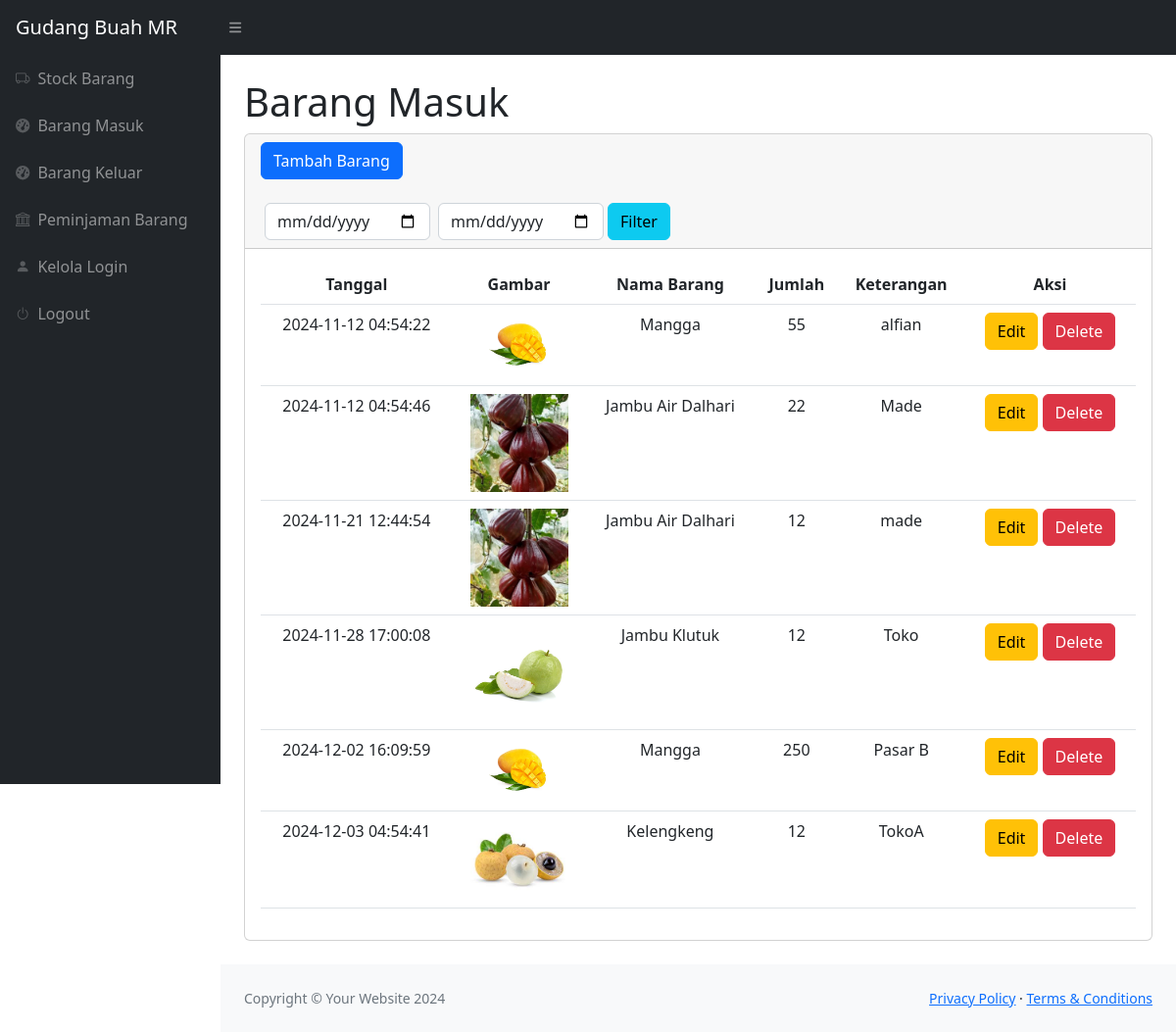
The page /masuk.php (signed in) on the database its author committed.
### tables this page shows
CREATE TABLE `masuk` (
  `idmasuk` int(11) NOT NULL,
  `idbarang` int(11) NOT NULL,
  `tanggal` timestamp NOT NULL DEFAULT current_timestamp(),
  `keterangan` varchar(255) NOT NULL,
  `qty` int(11) NOT NULL
);

CREATE TABLE `stock` (
  `idbarang` int(11) NOT NULL,
  `namabarang` varchar(255) NOT NULL,
  `deskripsi` varchar(255) NOT NULL,
  `stock` int(11) NOT NULL,
  `image` varchar(255) DEFAULT NULL
);

### masuk.php (the view, shortened to what this page needs)
<?php
require 'function.php';
?>
<!DOCTYPE html>
<html lang="en">
<head>
    <link rel="stylesheet" href="https://cdn.datatables.net/2.1.8/css/dataTables.dataTables.css" />
    <link rel="stylesheet" href="https://cdn.jsdelivr.net/npm/bootstrap-icons@1.11.3/font/bootstrap-icons.min.css">
    <link href="css/styles.css" rel="stylesheet" />
</head>
<body class="sb-nav-fixed">
    <nav class="sb-topnav navbar navbar-expand navbar-dark bg-dark">
        <a class="navbar-brand ps-3" href="index.php">Gudang Buah MR</a>
        <button class="btn btn-link btn-sm order-1 order-lg-0 me-4 me-lg-0" id="sidebarToggle" href="#!"><i class="fas fa-bars"></i></button>
    </nav>
    <div id="layoutSidenav">
        <div id="layoutSidenav_nav">
            <nav class="sb-sidenav accordion sb-sidenav-dark" id="sidenavAccordion">
                <div class="sb-sidenav-menu">
                    <div class="nav">
                        <a class="nav-link" href="index.php">
                            <div class="sb-nav-link-icon"><i class="bi bi-truck"></i></div>
                            Stock Barang
                        </a>
                        <a class="nav-link" href="masuk.php">
                            <div class="sb-nav-link-icon"><i class="fas fa-tachometer-alt"></i></div>
                            Barang Masuk
                        </a>
                        <a class="nav-link" href="keluar.php">
                            <div class="sb-nav-link-icon"><i class="fas fa-tachometer-alt"></i></div>
                            Barang Keluar
                        </a>
                        <a class="nav-link" href="peminjaman.php">
                            <div class="sb-nav-link-icon"><i class="bi bi-bank"></i></div>
                            Peminjaman Barang
                        </a>
                        <a class="nav-link" href="admin.php">
                            <div class="sb-nav-link-icon"><i class="bi bi-person-fill"></i></div>
                            Kelola Login
                        </a>
                        <a class="nav-link" href="logout.php">
                            <div class="sb-nav-link-icon"><i class="bi bi-power"></i></div>
                            Logout
                        </a>
                    </div>
                </div>
            </nav>
        </div>
        <div id="layoutSidenav_content">
            <main>
                <div class="container-fluid px-4">
                    <h1 class="mt-4">Barang Masuk</h1>
                    <div class="card mb-4">
                    <div class="card-header">
                            <button type="button" class="btn btn-primary" data-bs-toggle="modal" data-bs-target="#myModal">
                                Tambah Barang
                            </button>
                            <br>
                            <div class="row mt-4">
                                <div class="col-3">
                                    <form method="post" class="d-flex align-items-center">
                                        <input type="date" name="tgl_mulai" class="form-control mx-1">
                                        <input type="date" name="tgl_selesai" class="form-control mx-1">
                                        <button type="submit" name="filter_tgl" class="btn btn-info">Filter</button>
                                    </form>
                                </div>
                            </div>
                    </div>
                    <div class="card-body">
                        <table id="datatablesSimple" class="table">
                            <thead>
                                <tr>
                                    <th class="text-center">Tanggal</th>
                                    <th class="text-center">Gambar</th>
                                    <th class="text-center">Nama Barang</th>
                                    <th class="text-center">Jumlah</th>
                                    <th class="text-center">Keterangan</th>
                                    <th class="text-center">Aksi</th>
                                </tr>
                            </thead>
                            <tbody>
                                <?php
                                if(isset($_POST['filter_tgl'])){
                                    $mulai =  $_POST['tgl_mulai'];
                                    $selesai =  $_POST['tgl_selesai'];
                                    if($mulai!=null || $selesai!=null ){
                                        $ambilsemuadatastock = mysqli_query($conn, "SELECT * FROM masuk m, stock s where s.idbarang = m.idbarang and tanggal BETWEEN '$mulai' and DATE_ADD('$selesai',INTERVAL 1 DAY)");
                                    }else{
                                      $ambilsemuadatastock = mysqli_query($conn, "SELECT * FROM masuk m, stock s where s.idbarang = m.idbarang");
                                    }
                                }else{
                                    $ambilsemuadatastock = mysqli_query($conn, "SELECT * FROM masuk m, stock s where s.idbarang = m.idbarang");
                                }
                                    while ($data = mysqli_fetch_array($ambilsemuadatastock)) {
                                        $idm = $data['idmasuk'];
                                        $tanggal = $data['tanggal'];
                                        $namabarang = $data['namabarang'];
                                        $qty = $data['qty'];
                                        $keterangan = $data['keterangan'];
                                        $gambar = $data['image'];
                                        if($gambar==null){
                                            $img = 'No Photo';
                                        }else{
                                            $img = '<img src="images/'.$gambar.'" class="zoomable">';
                                        }
                                    ?>
                                    <tr>
                                        <td class="text-center"><?= $tanggal; ?></td>
                                        <td class="text-center"><?= $img; ?></td>
                                        <td class="text-center"><?= $namabarang; ?></td>
                                        <td class="text-center"><?= $qty; ?></td>
                                        <td class="text-center"><?= $keterangan; ?></td>
                                        <td class="text-center">
                                            <button type="button" class="btn btn-warning" data-bs-toggle="modal" data-bs-target="#editModal<?= $idm; ?>">
                                                Edit
                                            </button>
                                            <button type="button" class="btn btn-danger" data-bs-toggle="modal" data-bs-target="#deleteModal<?= $idm; ?>">
                                                Delete
                                            </button>
                                        </td>
                                    </tr>
                                    <?php
                                    }
                                    ?>
                            </tbody>
                        </table>
                    </div>
                </div>
            </main>
            <footer class="py-4 bg-light mt-auto">
                <div class="container-fluid px-4">
                    <div class="d-flex align-items-center justify-content-between small">
                        <div class="text-muted">Copyright &copy; Your Website 2024</div>
                        <div>
                            <a href="#">Privacy Policy</a>
                            &middot;
                            <a href="#">Terms &amp; Conditions</a>
                        </div>
                    </div>
                </div>
            </footer>
        </div>
    </div>
</body>
</html>

### masuk.php (style rules this page uses)
.zoomable { width: 100px; }

### rows shown on the page
masuk: tanggal "2024-11-12 04:54:22", idbarang.image (picture), idbarang.namabarang "Mangga", qty "55", keterangan "alfian"
masuk: tanggal "2024-11-12 04:54:46", idbarang.image (picture), idbarang.namabarang "Jambu Air Dalhari", qty "22", keterangan "Made"
masuk: tanggal "2024-11-21 12:44:54", idbarang.image (picture), idbarang.namabarang "Jambu Air Dalhari", qty "12", keterangan "made"
masuk: tanggal "2024-11-28 17:00:08", idbarang.image (picture), idbarang.namabarang "Jambu Klutuk", qty "12", keterangan "Toko"
masuk: tanggal "2024-12-02 16:09:59", idbarang.image (picture), idbarang.namabarang "Mangga", qty "250", keterangan "Pasar B"
masuk: tanggal "2024-12-03 04:54:41", idbarang.image (picture), idbarang.namabarang "Kelengkeng", qty "12", keterangan "TokoA"
